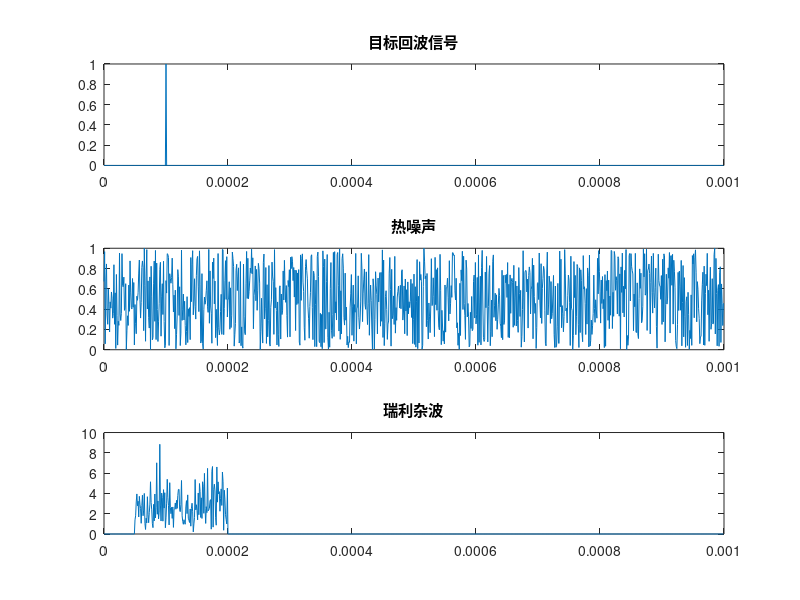
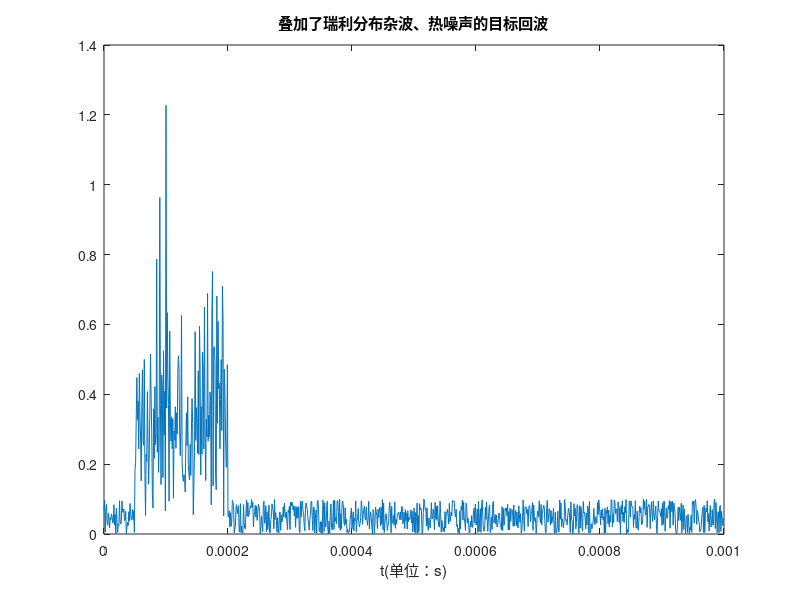
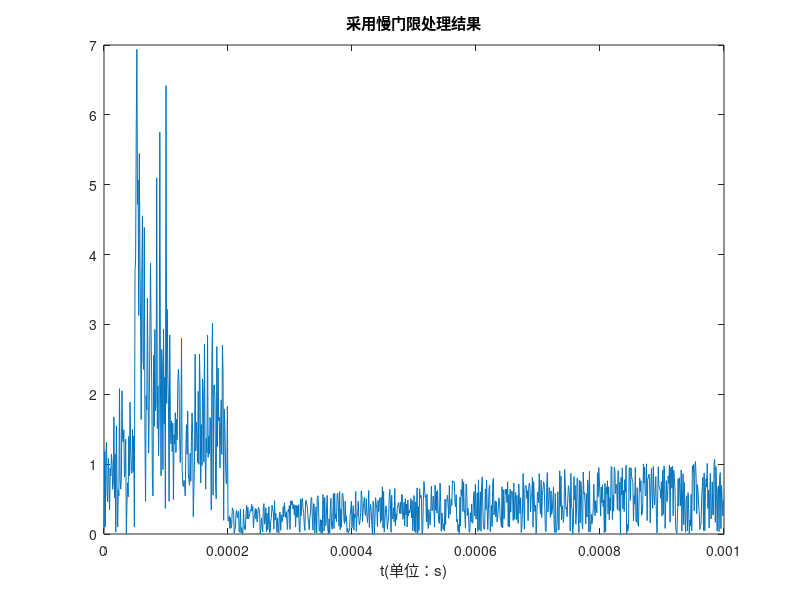
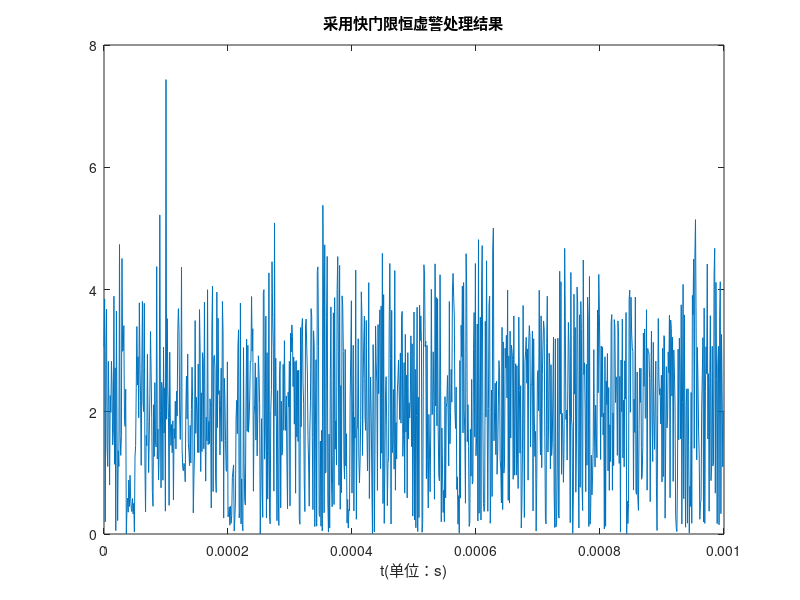

Recreate these plots in MATLAB, in order.
clear all;close all;clc;
%产生瑞利噪声
sigma=2;t=1e-3;fs=1e6;ts=1/fs;
t1=0.05e-3:1/fs:0.2e-3-1/fs;
n=length(t1);
rand('state',0);
u=rand(1,n);
rayleigh_noise=sqrt(2*log2(1./u))*sigma;

%产生目标回波
N=t/ts;
N=uint32(N);
s_pc_1=[zeros(1,100),1,zeros(1,N-101)];
noise=rand(1,N);
rayleigh_clutter=[zeros(1,50),rayleigh_noise,zeros(1,N-200)];
figure,subplot(3,1,1),plot((0:ts:t-ts),s_pc_1),title('目标回波信号');
subplot(3,1,2),plot((0:ts:t-ts),noise),title('热噪声');
subplot(3,1,3),plot((0:ts:t-ts),rayleigh_clutter),title('瑞利杂波');
s_pc=s_pc_1+0.1*rayleigh_clutter+0.1*noise;
figure(2),plot((0:ts:t-ts),s_pc),
xlabel('t(单位：s)'),title('叠加了瑞利分布杂波、热噪声的目标回波');

%慢门限恒虚警处理
cfar_result=zeros(1,N);
cfar_result(1,1)=s_pc(1,1);
for i=2:N
   cfar_result(i)=s_pc(1,i)/mean(s_pc(1,1:i));
end
figure(3),plot((0:ts:t-ts),cfar_result),
xlabel('t(单位：s)'),title('采用慢门限处理结果');

%快门限恒虚警处理
cfar_k_result=zeros(1,N);
cfar_k_result(1,1)=s_pc(1,1)/(sqrt(2)/pi*mean(s_pc(1,2:17)));

%第1点恒虚警处理时噪声均值由后面的16点的噪声确定
for i=2:16  %第2点到16点的恒虚警处理的噪声均值由其前面和后面的16点的噪声共同决定
    noise_mean=sqrt(2)/pi*mean(s_pc(1,1:i-1)+mean(s_pc(1,i+1:i+16)))/2;
    cfar_k_result(1,i)=s_pc(1,i)/noise_mean;
end

for i=17:N-17 
    %正常的数据点的恒虚警处理的噪声均值由其前面和后面的各26点的噪声决定
    noise_mean=sqrt(2)/pi*max(mean(s_pc(1,i-16:i-1)),mean(s_pc(1,i+1:i+16)));
    cfar_k_result(1,i)=s_pc(1,i)/noise_mean;
end
for i=N-16:N-1
    %倒数第16点到倒数第2点恒虚警处理的噪声的均值由其前面16点和后面的噪声共同决定
    noise_mean=sqrt(2)/pi*(mean(s_pc(1,i-16:i-1))+mean(s_pc(1,i+1:N)))/2;
    cfar_k_result(1,i)=s_pc(1,i)/noise_mean;
end
%最后一点的恒虚警处理的噪声均值由其前面16点的噪声决定
cfar_k_result(1,N)=s_pc(1,N)/(sqrt(2)/pi*mean(s_pc(1,N-16:N-1)));
figure(4) 
plot(0:ts:t-ts,cfar_k_result),xlabel('t(单位：s)'),title('采用快门限恒虚警处理结果');

